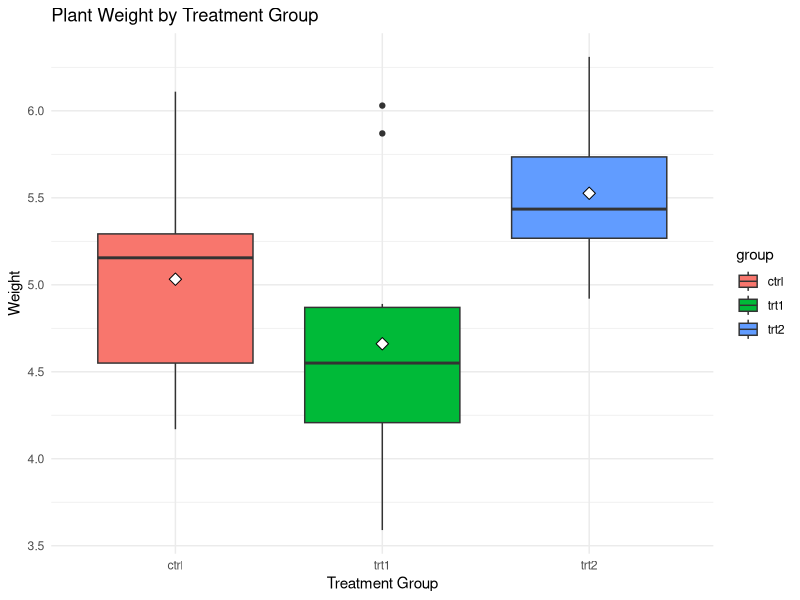
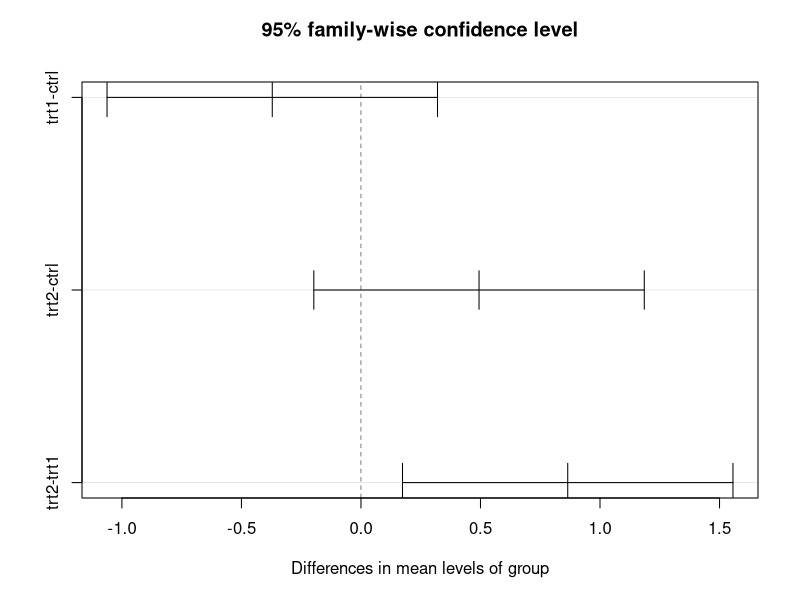
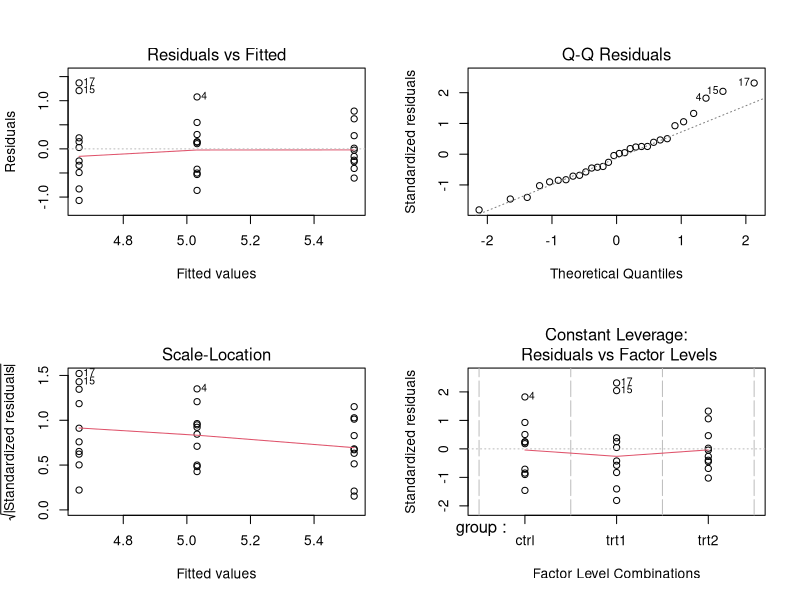

Write R code to recreate these figures, in order.
## ---- chunk 1
# Load the tidyverse package
library(tidyverse)

# Load the PlantGrowth dataset
data("PlantGrowth")

# View the first few rows of the dataset
head(PlantGrowth)
## ---- chunk 2
# Summary statistics for the dataset
summary(PlantGrowth)

# Check the structure of the dataset
str(PlantGrowth)

# Count the number of observations in each group
PlantGrowth %>%
  group_by(group) %>%
  summarise(count = n())
## ---- chunk 3
# Boxplot of plant weight by group
PlantGrowth %>%
  ggplot(aes(x = group, y = weight, fill = group)) +
  geom_boxplot() +
  stat_summary(
    fun = mean,
    geom = "point",
    shape = 23,
    size = 3,
    color = "black",
    fill = "white"
  ) +
  labs(title = "Plant Weight by Treatment Group",
       x = "Treatment Group",
       y = "Weight") +
  theme_minimal()
## ---- chunk 4
# Bartlet Test of homogeneity of variances
bartlett.test(weight ~ group, data = PlantGrowth)
## ---- chunk 5
# Shapiro-Wilk test for each group
by(PlantGrowth$weight, PlantGrowth$group, shapiro.test)
## ---- chunk 6
# Perform ANOVA
anova_result <- aov(weight ~ group, data = PlantGrowth)

# Display the ANOVA table
summary(anova_result)
## ---- chunk 7
# Perform Tukey's HSD Test
tukey_result <- TukeyHSD(anova_result)

# Display the Tukey HSD result
tukey_result
## ---- chunk 8
# Visualize Tukey's HSD results
plot(tukey_result)
## ---- chunk 9
# Fit a linear model
lm_result <- lm(weight ~ group, data = PlantGrowth)

# Display the summary of the linear model
summary(lm_result)
## ---- chunk 10
# Diagnostic plots for the linear model
par(mfrow = c(2, 2))  # Arrange plots in a 2x2 grid
plot(lm_result)
